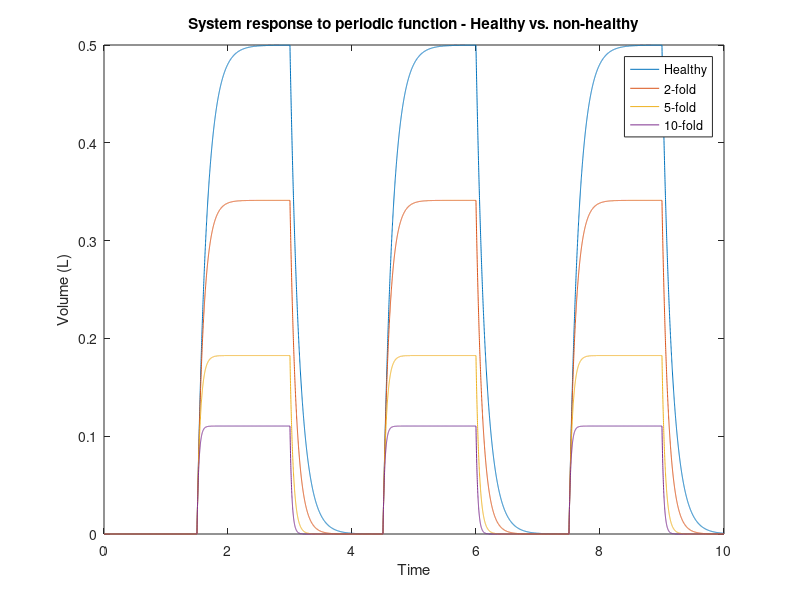
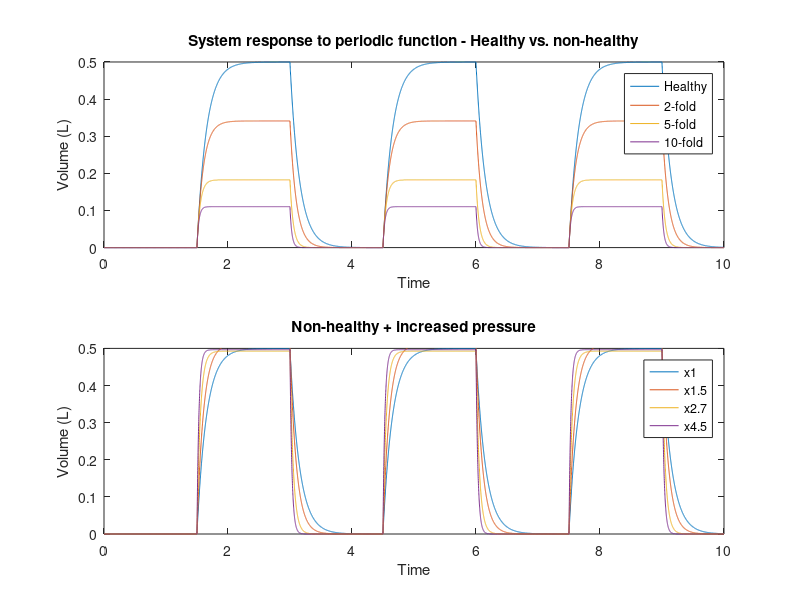
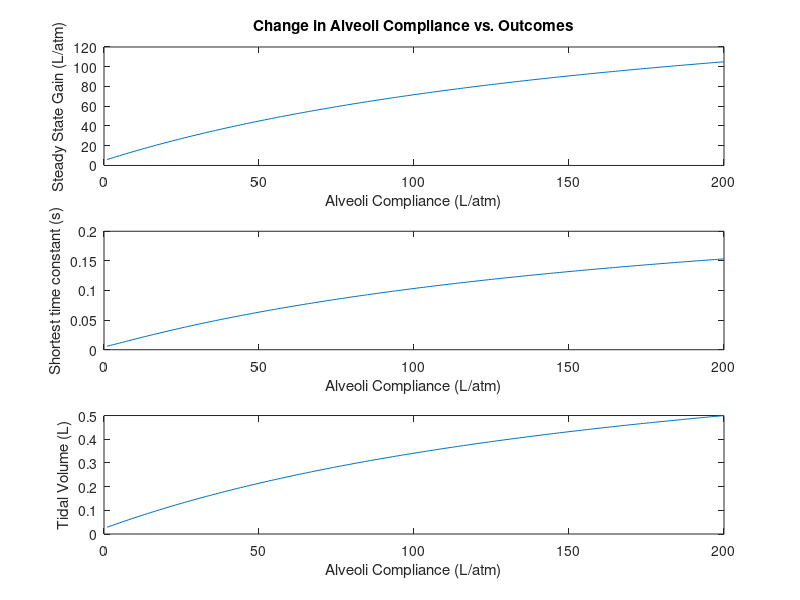

Write the MATLAB code that produced these figures, in order.
%% Lab 2: Linear Systems
% Samantha Sun
% BIOEN 585
% 20190410

clear all; close all; clc
plotOn = 0;

% Modeling Lung Mechanics
% Pressure-input P(t)
% Measure volume of air in lungs V(t)

% variables
Rc = 0.001; % atm*s/L
Rp = 0.0005;
Cl = 200;   % L/atm
Cw = 200;
Cs = 5;
Ct = (1/Cl+1/Cw+1/Cs)^-1;

% transfer function
num = [1, 1/(Rp*Ct)];
den = [Rc, 1/Cs+Rc/Rp/Ct, 1/Rp/Cs*(1/Cl+1/Cw)];
H = tf(num,den);

% periodic input
maxP = 4.76e-3;     % atm
T = 3;              % s
t = 0:0.001:10;     % time vector
input = square(2*pi*t/T+pi);
input = (input+1)/2*maxP; % adjust to params
resp = lsim(H,input,t);

if plotOn == 1
    % plot response to step function
    figure;
    step(H);
    xlabel('Time')
    ylabel('Volume (L)')
    title('System response to step function')
    xlim([0 2])
    
    % plot response to periodic input
    figure;
    plot(t,resp)
    xlabel('Time')
    ylabel('Volume (L)')
    title('System response to periodic function')
end

% calculate tidal volume (difference between min + max)
TV = max(resp) - min(resp);
fprintf('Tidal volume: %0.2d Liters \n',TV)

%% state space model - steady state gain
A = [-200, 200; 400, -420];
B = [1000; 0];
C = 1;
D = 0;

SSG = -C*A^-1*B;

%% Diseased patients - decreased compliance of alveoli
Cl_mod = [200, 100, 40, 20];
resp_mod = [];

for i = 1:4
    Ct = (1/Cl_mod(i)+1/Cw+1/Cs)^-1;
    num = [1, 1/(Rp*Ct)];
    den = [Rc, 1/Cs+Rc/Rp/Ct, 1/Rp/Cs*(1/Cl_mod(i)+1/Cw)];
    H_mod = tf(num,den); 
    resp_mod = [resp_mod, lsim(H_mod,input,t)];
end

figure;
plot(t,resp_mod)
xlabel('Time')
ylabel('Volume (L)')
title('System response to periodic function - Healthy vs. non-healthy')
legend('Healthy','2-fold','5-fold','10-fold')


%% Diseased patients - increase pressure protocol
input_mod = [1 1.5 2.7 4.5];
resp_mod_help = [];

for i = 1:4
    Ct = (1/Cl_mod(i)+1/Cw+1/Cs)^-1;
    num = [1, 1/(Rp*Ct)];
    den = [Rc, 1/Cs+Rc/Rp/Ct, 1/Rp/Cs*(1/Cl_mod(i)+1/Cw)];
    H_mod = tf(num,den); 
    resp_mod_help = [resp_mod_help, lsim(H_mod,input*input_mod(i),t)];
end

figure;
a1 = subplot(2,1,1);
plot(t,resp_mod)
xlabel('Time')
ylabel('Volume (L)')
title('System response to periodic function - Healthy vs. non-healthy')
legend('Healthy','2-fold','5-fold','10-fold')

a2 = subplot(2,1,2);
plot(t,resp_mod_help)
xlabel('Time')
ylabel('Volume (L)')
title('Non-healthy + increased pressure')
legend('x1','x1.5','x2.7','x4.5')

linkaxes([a1 a2],'xy')

%% fractional sensitivity of SSG, slowest time constant, tidal volume
% to compliance of alveoli

Rc = 0.001; % atm*s/L
Rp = 0.0005;
Cw = 200;
Cs = 5;
Cl = 1:200;   % L/atm
Ct = (1./Cl+1/Cw+1/Cs).^-1;

num = zeros(200,2);
num(:,1) = 1;
num(:,2) = 1./(Rp*Ct);

den = zeros(200,3);
den(:,1) = Rc;
den(:,2) = 1/Cs+Rc/Rp./Ct;
den(:,3) = 1/Rp/Cs*(1./Cl+1/Cw);

% periodic input
maxP = 4.76e-3;     % atm
T = 3;              % s
t = 0:0.001:3;     % time vector
input = square(2*pi*t/T+pi);
input = (input+1)/2*maxP; % adjust to params

% steady state gain
SSG = (Cs*Cw + Cs*Cl + Cl*Cw)./(Cl + Cw);

% shortest time constant tidal volume
sT = zeros(200,1);
TV = zeros(200,1);

for i = 1:length(sT)
    sT(i) = -1/max(roots(den(i,:)));
    
    H = tf(num(i,:),den(i,:));
    resp = lsim(H,input,t);
    TV(i) = max(resp) - min(resp);

end

% plots
figure; 
ax1 = subplot(3,1,1);
plot(Cl, SSG)
xlabel('Alveoli Compliance (L/atm)')
ylabel('Steady State Gain (L/atm)')
title('Change in Alveoli Compliance vs. Outcomes')

ax2 = subplot(3,1,2);
plot(Cl, sT)
xlabel('Alveoli Compliance (L/atm)')
ylabel('Shortest time constant (s)')

ax3 = subplot(3,1,3);
plot(Cl, TV)
xlabel('Alveoli Compliance (L/atm)')
ylabel('Tidal Volume (L)')

linkaxes([ax1, ax2, ax3], 'x')
%TV = max(resp) - min(resp);
